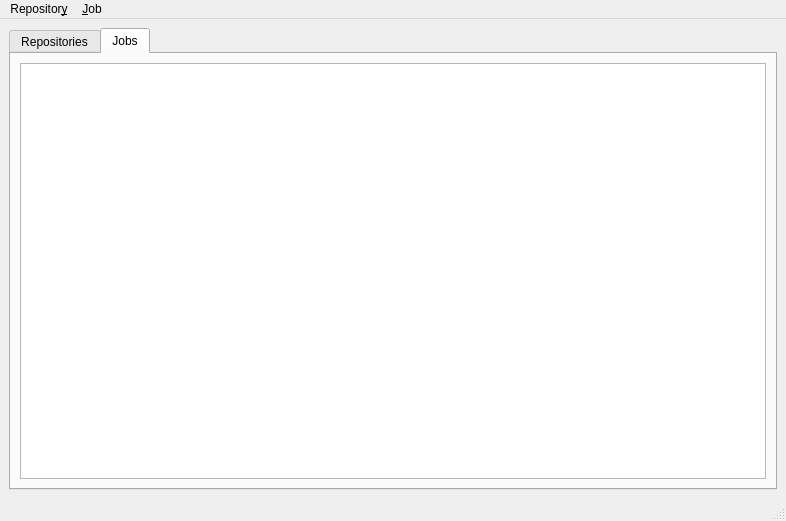
<?xml version="1.0" encoding="UTF-8"?>
<ui version="4.0">
 <class>MainWindow</class>
 <widget class="QMainWindow" name="MainWindow">
  <property name="geometry">
   <rect>
    <x>0</x>
    <y>0</y>
    <width>786</width>
    <height>521</height>
   </rect>
  </property>
  <property name="windowTitle">
   <string>CuteBorg Manager</string>
  </property>
  <widget class="QWidget" name="centralwidget">
   <layout class="QVBoxLayout" name="verticalLayout">
    <item>
     <widget class="QTabWidget" name="tabWidget">
      <property name="currentIndex">
       <number>1</number>
      </property>
      <widget class="QWidget" name="tab">
       <attribute name="title">
        <string>Repositories</string>
       </attribute>
       <layout class="QVBoxLayout" name="verticalLayout_2">
        <item>
         <widget class="QTableView" name="repositories_view">
          <property name="alternatingRowColors">
           <bool>true</bool>
          </property>
          <property name="selectionMode">
           <enum>QAbstractItemView::SingleSelection</enum>
          </property>
          <property name="selectionBehavior">
           <enum>QAbstractItemView::SelectRows</enum>
          </property>
          <property name="showGrid">
           <bool>false</bool>
          </property>
          <property name="sortingEnabled">
           <bool>true</bool>
          </property>
          <property name="wordWrap">
           <bool>false</bool>
          </property>
          <property name="cornerButtonEnabled">
           <bool>false</bool>
          </property>
          <attribute name="horizontalHeaderHighlightSections">
           <bool>false</bool>
          </attribute>
          <attribute name="horizontalHeaderShowSortIndicator" stdset="0">
           <bool>true</bool>
          </attribute>
          <attribute name="horizontalHeaderStretchLastSection">
           <bool>true</bool>
          </attribute>
          <attribute name="verticalHeaderVisible">
           <bool>false</bool>
          </attribute>
         </widget>
        </item>
       </layout>
      </widget>
      <widget class="QWidget" name="tab_2">
       <attribute name="title">
        <string>Jobs</string>
       </attribute>
       <layout class="QVBoxLayout" name="verticalLayout_3">
        <item>
         <widget class="QTableView" name="jobs_view">
          <property name="alternatingRowColors">
           <bool>true</bool>
          </property>
          <property name="selectionMode">
           <enum>QAbstractItemView::SingleSelection</enum>
          </property>
          <property name="selectionBehavior">
           <enum>QAbstractItemView::SelectRows</enum>
          </property>
          <property name="showGrid">
           <bool>false</bool>
          </property>
          <property name="sortingEnabled">
           <bool>true</bool>
          </property>
          <property name="wordWrap">
           <bool>false</bool>
          </property>
          <attribute name="horizontalHeaderHighlightSections">
           <bool>false</bool>
          </attribute>
          <attribute name="horizontalHeaderShowSortIndicator" stdset="0">
           <bool>true</bool>
          </attribute>
          <attribute name="horizontalHeaderStretchLastSection">
           <bool>true</bool>
          </attribute>
          <attribute name="verticalHeaderVisible">
           <bool>false</bool>
          </attribute>
         </widget>
        </item>
       </layout>
      </widget>
     </widget>
    </item>
   </layout>
  </widget>
  <widget class="QMenuBar" name="menubar">
   <property name="geometry">
    <rect>
     <x>0</x>
     <y>0</y>
     <width>786</width>
     <height>25</height>
    </rect>
   </property>
   <widget class="QMenu" name="menuRepository">
    <property name="title">
     <string>Repositor&amp;y</string>
    </property>
    <addaction name="action_repository_add"/>
   </widget>
   <widget class="QMenu" name="menuJob">
    <property name="title">
     <string>&amp;Job</string>
    </property>
    <addaction name="action_job_new"/>
   </widget>
   <addaction name="menuRepository"/>
   <addaction name="menuJob"/>
  </widget>
  <widget class="QStatusBar" name="statusbar"/>
  <action name="action_repository_add">
   <property name="text">
    <string>&amp;Add repository…</string>
   </property>
   <property name="toolTip">
    <string>Add an existing local or remote repository.</string>
   </property>
  </action>
  <action name="action_job_new">
   <property name="text">
    <string>&amp;New job…</string>
   </property>
   <property name="toolTip">
    <string>Create a new backup job.</string>
   </property>
  </action>
 </widget>
 <resources/>
 <connections/>
</ui>
